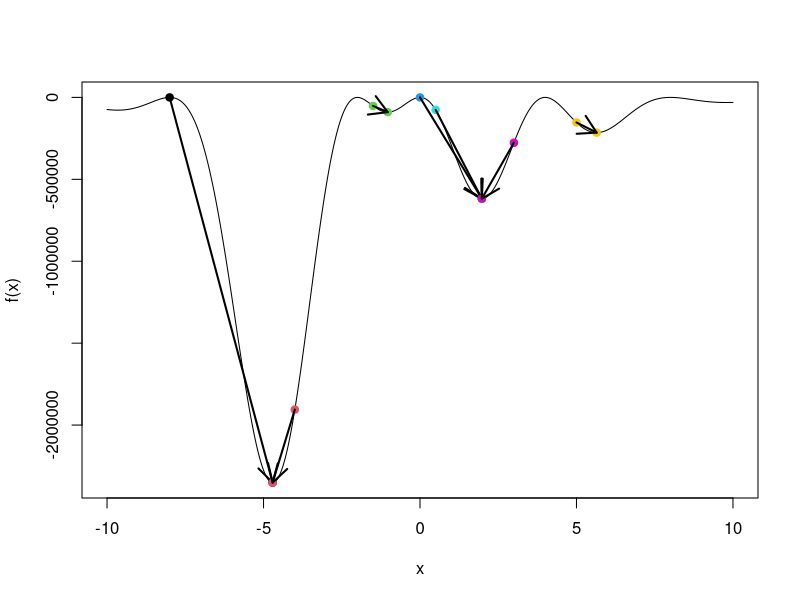

Recreate this plot in R.

f = function(x){
	polynomial = (x+8)*(x+2)*x*(x-4)*(x-8)

	return(-polynomial**2 * exp(-x**2/10))
}

x = seq(-10, 10, length=2000)

plot(x, f(x), type="l")


initialValues = c(-8, -4, -1.5, 0, 0.5, 3, 5)

for(i in 1:length(initialValues)){
	init = initialValues[i]
	result = optim(c(init), f)

	points(init, f(init), col=i, pch=19)
	points(result$par[1], result$value, col=i, pch=19)

	arrows(init, f(init), result$par[1], result$value, lwd=2, length=0.2)
}

savePlot("optim.png")
